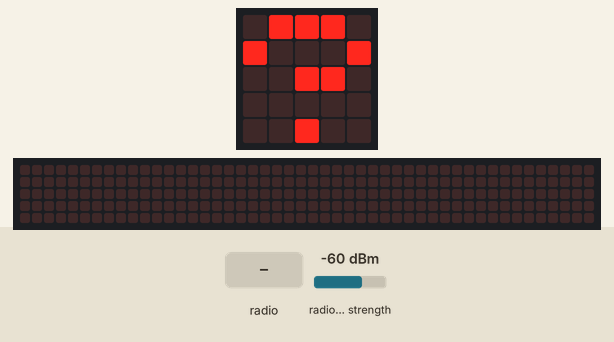
Recording of a program running on a simulated BBC micro:bit running MicroPython. On the bench: the board's 5×5 LED display, a strip that is not on the board, showing the scrolling text unrolled. Inputs (shaded band) come from the test bench; at power-on: radio signal strength -60 dBm. The 48×5 strip is a reading aid, not a part: it shows the text the display is scrolling, unrolled, one strip-width of it at a time.

Above: at 1.2 s.
1.3 s: radio message "1" arrives
At 1.47 s:
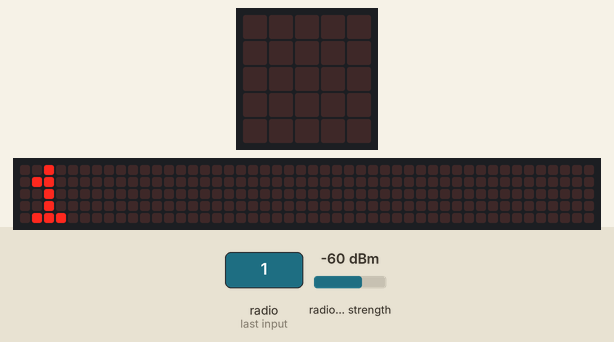
At 1.92 s:
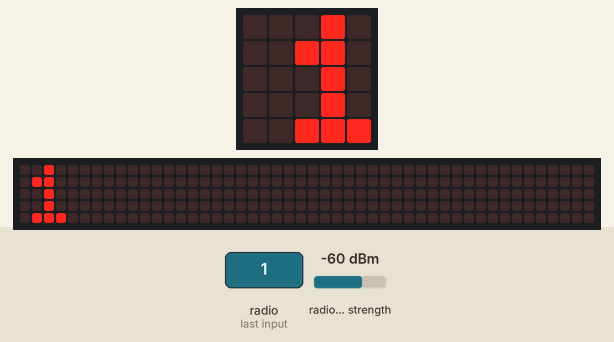
Timing chart, 0 to 4.3 s (numbered marks = the images above; inputs shaded):
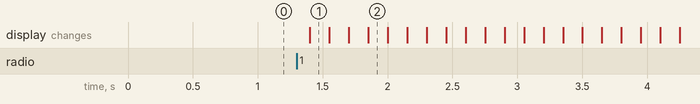

The program:

simple-receiver.py
```python
from microbit import *
import radio

radio.on()

while True:
    display.show("?")

    message = radio.receive_full()

    if message:
        beacon_id, signal_strength, timestamp = message
        display.scroll(beacon_id)
        display.scroll(str(signal_strength))

    sleep(200)
```

Measured:
- after the input at 1.3 s, the display: changes after 0.10 s (image 1)
